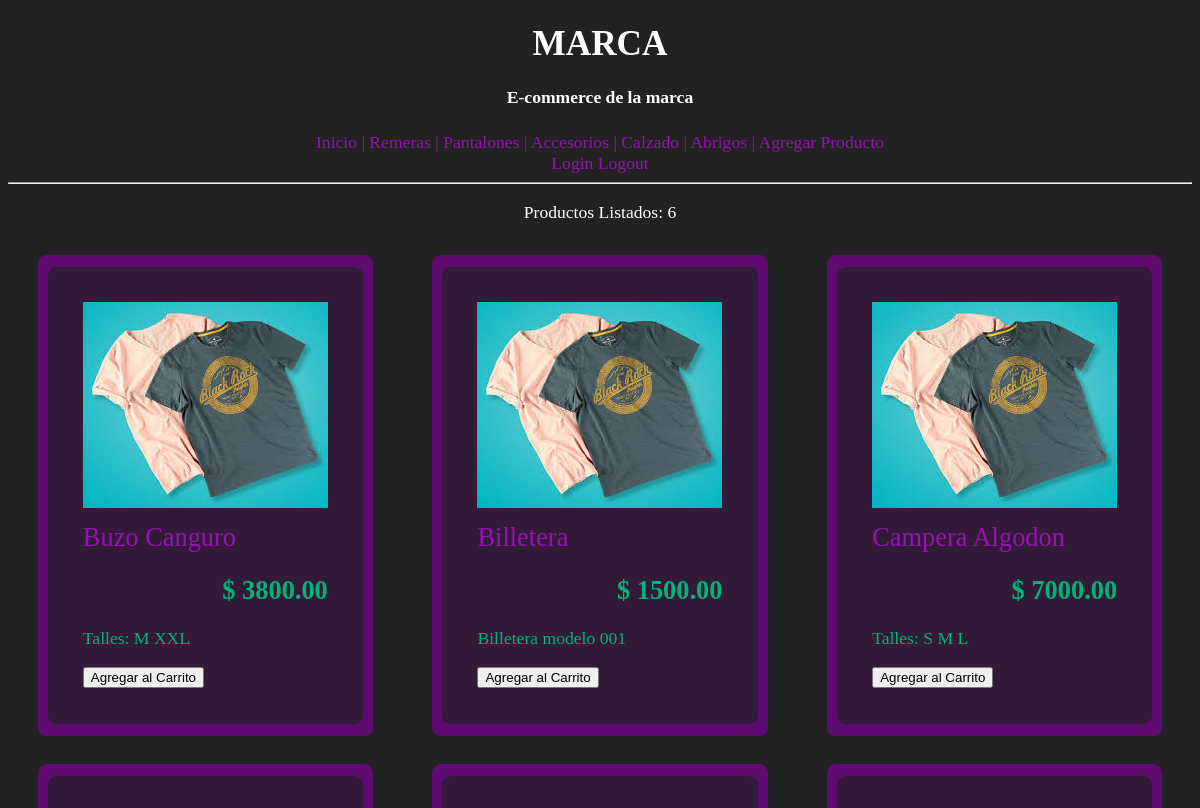
The app's page / (upper part), older data.
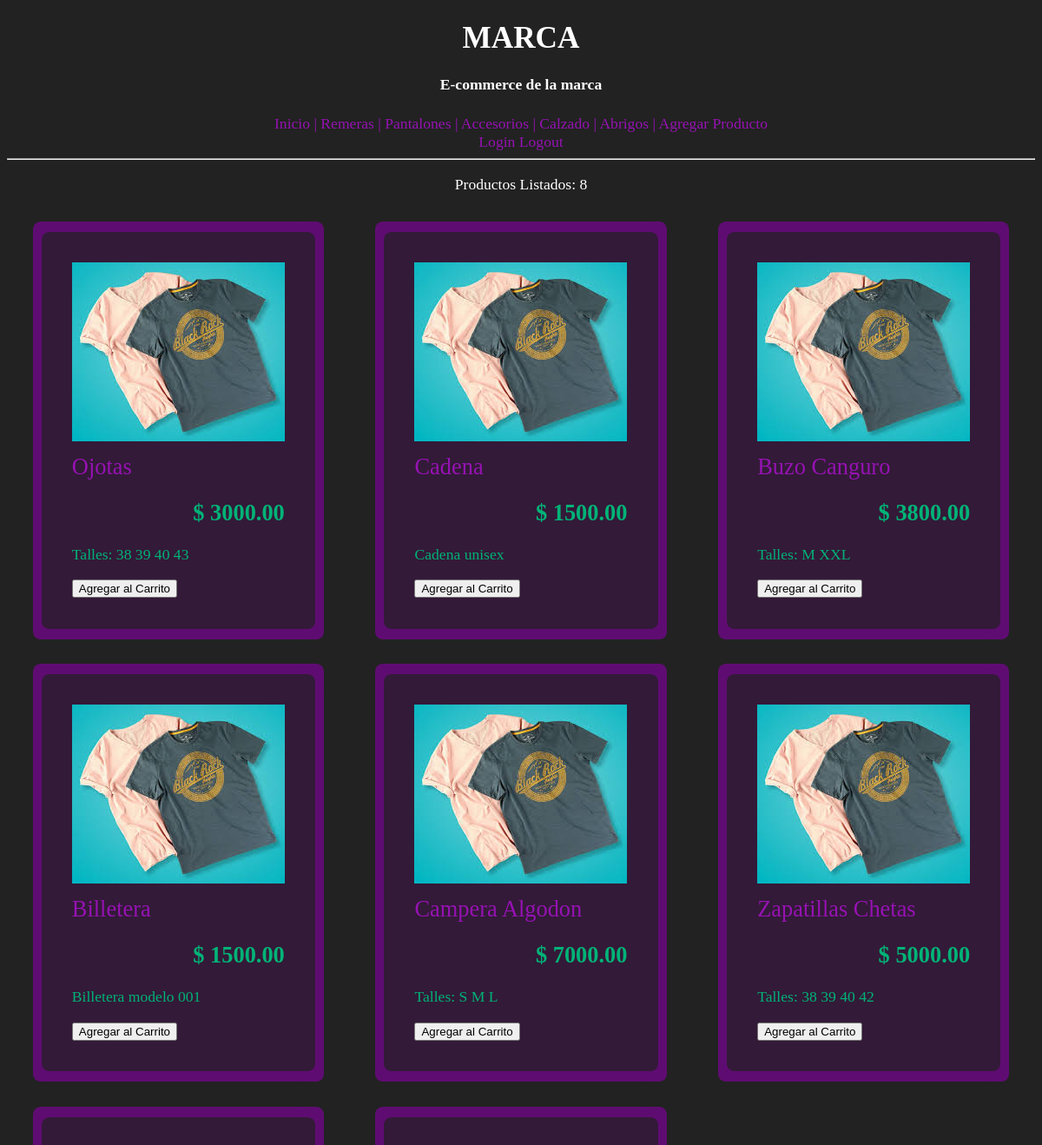
The same page, newer data.
### core/models.py (models this page shows, shortened)
class Category(models.Model):
    name = models.CharField(max_length=30)
    class Meta:
        verbose_name_plural = "Categories"

class Product(models.Model):
    name = models.CharField(max_length=30)
    category = models.ForeignKey(Category, on_delete=models.SET_NULL, null=True)
    description = models.TextField(null=True, blank=True)
    product_image = models.ImageField(default="product_image.jpg")
    price = models.DecimalField(max_digits=999, decimal_places=2, blank=False)
    in_stock = models.BooleanField(default=True)
    created = models.DateTimeField(auto_now_add=True)
    class Meta:
        ordering = ['-created']

### core/views.py (the view)
# urls.py: path("", views.main, name='main'),
def main(request):
    category_search = request.GET.get('search') if request.GET.get('search') != None else ''
    if category_search != '':
        products = Product.objects.filter(Q(category__name__icontains=category_search))
    else:
        products = Product.objects.all()
    categories = Category.objects.all()
    ads = Advertisement.objects.all()
    products_count = products.count()
    context = {'categories': categories, 'products': products, 'products_count': products_count, 'ads': ads}
    return render(request, 'core/main.html', context)

### templates/core/main.html (shortened to what this page needs)
<!DOCTYPE html>
{% load static %}
<html lang="en">
<head>
</head>
<body>
    <div class="title">
        <h1>MARCA</h1>
        <h4>E-commerce de la marca</h4>
    </div>
    {% include 'core/navbar.html' %}
    {% include 'core/home.html' %}
</body>
</html>

### templates/core/navbar.html
<div class="navbar">
    <a href="{% url 'main' %}">Inicio |</a>
    {% for category in categories %}
    <a href="{% url 'main' %}?search={{category.name.lower}}"> {{category.name}} |</a>
    {% endfor %}
    <a href="{% url 'product-form' %}"> Agregar Producto </a>
    <div>
        <a href="{% url 'login' %}"> Login </a>
        <a href="{% url 'logout' %}"> Logout </a>
    </div>
    <hr>
    <p>Productos Listados: {{products_count}}</p>
</div>

### templates/core/home.html
{% load static %}
<div class="home">
        {% include 'core/products.html' %}
</div>

### templates/core/products.html (shortened to what this page needs)
{% load static %}
<div class="products-container">
    {% for product in products %}
        <div class="product-container">
            <img src="{% static '/images/product_image.jpg' %}" class="product-img">
            <div class="card-body">
                <a href="#" class="product-title">{{product.name}}</a>
                <h2 class="product-price">$ {{product.price}}</h2>
                <p class="description-container">{{product.description}}</p>
                <input type="button" value="Agregar al Carrito" class="button-add-chart">
            </div>
        </div>
    {% endfor %}
</div>

### templates/core/main.html (style rules this page uses)
html { font: 110% calibri; color: #fff; }
body { background-color: #222222; }
a:link, a:visited { color: #9612B3; text-decoration: none; }
.title { text-align: center; }
.navbar { text-align: center; }
.product-title { display: block; font: 150% calibri; padding-top: 0.5rem; }
.product-price { text-align: right; }
.products-container { display: grid; grid-template-columns: 1fr 1fr 1fr; margin-block-end: 10%; align-items: center; justify-items: center; }
.product-container { background-color: #331a38; margin: 1.5rem; padding: 2rem; color: #00B377; max-width: fit-content; max-height: fit-content; border-radius: 0.5rem; box-shadow: -10px 12px #5f0c72, 10px 12px #5f0c72, -10px -12px #5f0c72, 10px -12px #5f0c72; }

Row changes from the older to the newer data that the page shows:
added Product: name "Ojotas", price "3000.00", description "Talles: 38 39 40 43"
added Product: name "Cadena", price "1500.00", description "Cadena unisex"
now on this page (row unchanged): Product: name "Zapatillas Chetas", price "5000.00", description "Talles: 38 39 40 42"
Text that changed along with them:
{{ products_count }}: "6" → "8"
